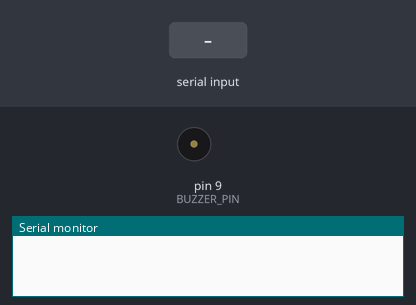
A sketch run on a simulated Arduino Uno, built with avr-gcc and run on an emulated ATmega328P. Shown: buzzer (waves = sounding), the last lines printed to the serial monitor. Inputs (shaded band) come from the test bench.

Above: at 1.2 s.
1.3 s: "F90,45,200\n" received over Serial
At 2.2 s:
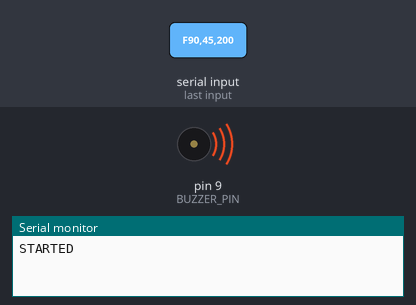
2.8 s: "S90\n" received over Serial
At 3.1 s:
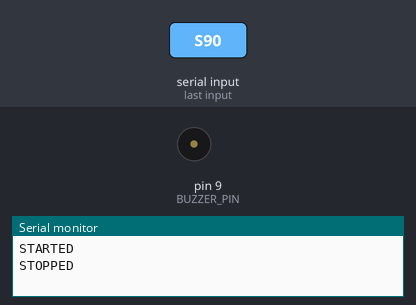
Timing chart, 0 to 5.8 s (numbered marks = the images above; inputs shaded):
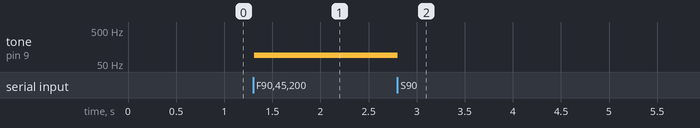

The sketch:

TarlaBuzzer.ino
```cpp
// Passive buzzer on D9. Non-blocking protocol: F<hz>,<seconds>,<repeat>\n
// F0,0,0 stops immediately. No delay() calls block incoming Stop commands.
const byte BUZZER_PIN = 9;
char line[64];
byte used = 0;
bool active = false;
bool pausePhase = false;
unsigned int frequency = 0;
unsigned long durationMs = 0, phaseStart = 0;
int remaining = 0;

void stopBuzzer() {
  noTone(BUZZER_PIN);
  digitalWrite(BUZZER_PIN, LOW);
  active = false;
  pausePhase = false;
  remaining = 0;
}
void command(char *text) {
  long hz = 0, seconds = 0, repeats = 0;
  if (text[0] == 'S' || text[0] == 's') {   // "S" / "STOP" da durdurur
    stopBuzzer();
    Serial.println("STOPPED");
    return;
  }
  if (sscanf(text, "F%ld,%ld,%ld", &hz, &seconds, &repeats) != 3) return;
  stopBuzzer();
  if (hz <= 0 || seconds <= 0 || repeats <= 0) {
    Serial.println("STOPPED");
    return;
  }
  frequency = (unsigned int)constrain(hz, 1L, 25000L);
  durationMs = (unsigned long)constrain(seconds, 1L, 3600L) * 1000UL;
  remaining = (int)constrain(repeats, 1L, 20L);
  phaseStart = millis();
  active = true;
  tone(BUZZER_PIN, frequency);
  Serial.println("STARTED");
}
void setup() {
  pinMode(BUZZER_PIN, OUTPUT);
  stopBuzzer();
  Serial.begin(9600);
}
void loop() {
  while (Serial.available()) {
    char c = Serial.read();
    if (c == '\n') {
      line[used] = 0;
      command(line);
      used = 0;
    } else if (c != '\r') {
      if (used < sizeof(line) - 1) line[used++] = c;
      else used = 0;
    }
  }
  if (!active) return;
  unsigned long elapsed = millis() - phaseStart;
  if (!pausePhase && elapsed >= durationMs) {
    noTone(BUZZER_PIN);
    remaining--;
    if (!remaining) { stopBuzzer(); return; }
    pausePhase = true;
    phaseStart = millis();
  } else if (pausePhase && elapsed >= 1000UL) {
    pausePhase = false;
    phaseStart = millis();
    tone(BUZZER_PIN, frequency);
  }
}
```

Measured:
- after the input at 1.3 s, tone on pin 9 (BUZZER_PIN): silent → 90 Hz at once
- after the input at 2.8 s, tone on pin 9 (BUZZER_PIN): 90 Hz → silent at once
